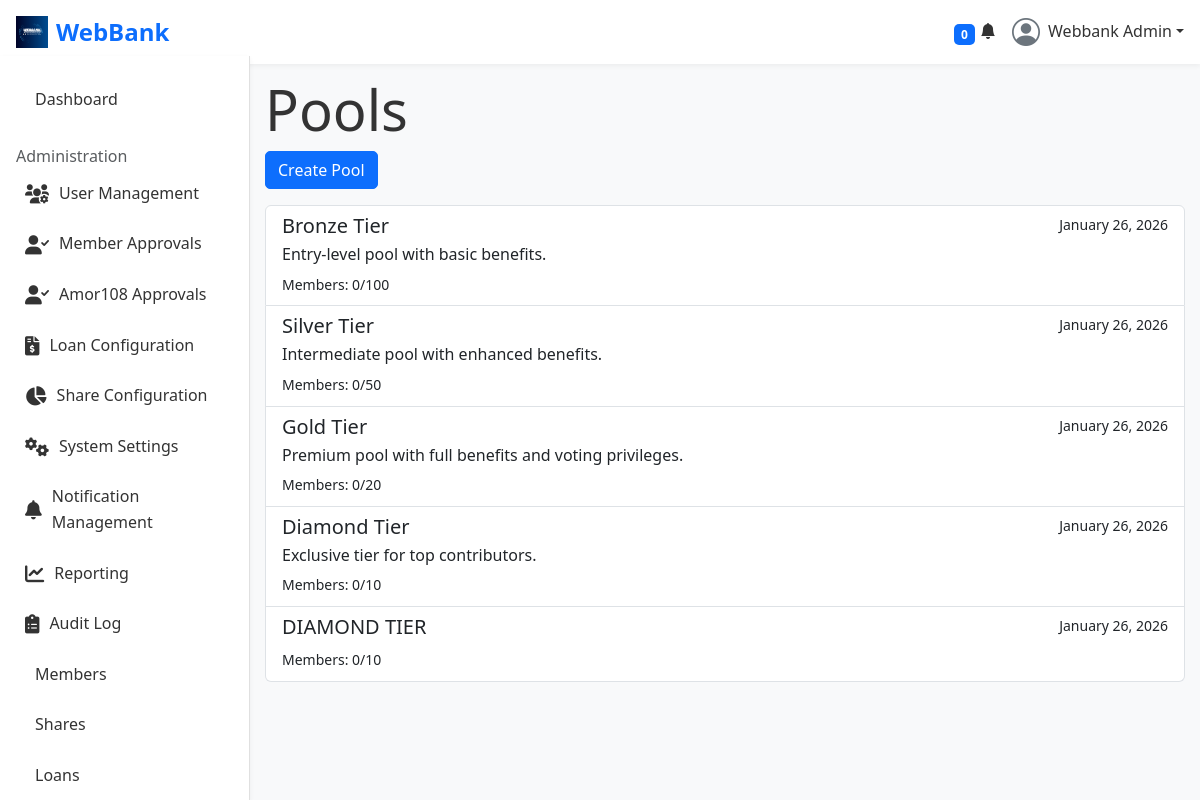
Page /pools/ (signed in) on the committed database.
### accounts/models.py (models this page shows, shortened)
class User(AbstractUser):
    USER_TYPES = (
        ('member', 'Member'),
        ('director', 'Director'),
        ('admin', 'System Admin'),
        ('guarantor', 'Guarantor'),
        ('founder', 'Founder'),
    )
    email = models.EmailField(unique=True) # Redefine email to make it unique
    USERNAME_FIELD = 'email'
    REQUIRED_FIELDS = ['first_name', 'last_name', 'phone_number']
    user_type = models.CharField(max_length=20, choices=USER_TYPES, default='member')
    phone_number = models.CharField(max_length=15, blank=True)
    residential_area = models.CharField(max_length=100, blank=True)
    address = models.TextField(blank=True)
    nationality = models.CharField(max_length=50, blank=True)
    id_number = models.CharField(max_length=20, blank=True)
    passport_no = models.CharField(max_length=20, blank=True)
    date_of_birth = models.DateField(null=True, blank=True)
    profile_picture = models.ImageField(upload_to='profiles/', null=True, blank=True)
    member_id = models.CharField(max_length=20, unique=True, null=True, blank=True)
    date_joined_sacco = models.DateField(null=True, blank=True)
    credit_score = models.IntegerField(default=750)
    is_verified = models.BooleanField(default=False)
    PROFILE_VISIBILITY_CHOICES = [
        ('private', 'Private'),
        ('public', 'Public'),
        ('only_me', 'Only Me'),
    ]
    profile_visibility = models.CharField(max_length=10, choices=PROFILE_VISIBILITY_CHOICES, default='private')
    two_factor_enabled = models.BooleanField(default=False) # Controls user preference for 2FA; full 2FA enforcement logic to be implemented separately.
    email_notifications = models.BooleanField(default=True)
    sms_notifications = models.BooleanField(default=False)
    loan_status_notifications = models.BooleanField(default=True)
    payment_reminders = models.BooleanField(default=True)
    share_dividend_notifications = models.BooleanField(default=True)
    system_maintenance_notifications = models.BooleanField(default=False)
    PREFERRED_LANGUAGE_CHOICES = [
        ('en', 'English'),
        ('es', 'Spanish'),
        ('fr', 'French'),
    ]
    preferred_language = models.CharField(max_length=5, choices=PREFERRED_LANGUAGE_CHOICES, default='en')
    PREFERRED_CURRENCY_CHOICES = [
        ('KES', 'KES (Ksh)'),
        ('USD', 'USD ($)'),
        ('EUR', 'EUR (€)'),
    ]
    preferred_currency = models.CharField(max_length=5, choices=PREFERRED_CURRENCY_CHOICES, default='KES')
    dark_mode_enabled = models.BooleanField(default=False)
    preferred_director = models.ForeignKey(
        'self',
        on_delete=models.SET_NULL,
        null=True,
        blank=True,
        related_name='preferred_members',
        limit_choices_to={'user_type': 'director'} # Filter choices to directors only
    )

### pools/models.py (models this page shows, shortened)
class Pool(models.Model):
    CONTRIBUTION_FREQUENCY_CHOICES = (
        ('DAILY', 'Daily'),
        ('MONTHLY', 'Monthly'),
    )
    name = models.CharField(max_length=100, unique=True)
    description = models.TextField(blank=True)
    contribution_amount = models.DecimalField(max_digits=10, decimal_places=2)
    contribution_frequency = models.CharField(max_length=10, choices=CONTRIBUTION_FREQUENCY_CHOICES)
    member_limit = models.PositiveIntegerField()
    is_active = models.BooleanField(default=True)
    is_locked = models.BooleanField(default=False, help_text="Automatically locked when member limit is reached.")
    creation_date = models.DateTimeField(auto_now_add=True)
    allow_guarantees = models.BooleanField(default=False, help_text="Allows members of this pool to guarantee loans.")
    guarantee_exposure_limit = models.DecimalField(
        max_digits=12,
        decimal_places=2,
        default=0.00,
        help_text="Maximum total amount a member can guarantee."
    )
    manager = models.ForeignKey(
        settings.AUTH_USER_MODEL,
        on_delete=models.SET_NULL,
        null=True,
        blank=True,
        related_name='managed_pools',
        limit_choices_to={'user_type__in': ['director', 'admin', 'founder']},
        help_text="The user responsible for managing this pool."
    )
    members = models.ManyToManyField(
        settings.AUTH_USER_MODEL,
        related_name='pools',
        blank=True
    )
    @property
    def member_count(self):
        return self.members.count()

### pools/views.py (the view)
# urls.py: path('', views.PoolListView.as_view(), name='pool_list'),
class PoolListView(Amor108MemberRequiredMixin, ListView):
    model = Pool
    template_name = 'pools/pool_list.html'
    context_object_name = 'pools'

### notifications/context_processors.py (called while the page is built)
def user_notifications(request):
    if request.user.is_authenticated:
        unread_count = Notification.objects.filter(user=request.user, is_read=False).count()
        recent_notifications = Notification.objects.filter(user=request.user).order_by('-created_at')[:5]
        all_notifications = Notification.objects.filter(user=request.user).order_by('-created_at') # All notifications
        return {
            'unread_notifications_count': unread_count,
            'recent_notifications': recent_notifications,
            'all_notifications': all_notifications, # Added all notifications
        }
    return {}

### pools/views.py (called while the page is built)
    def dispatch(self, request, *args, **kwargs):
        if not request.user.is_authenticated:
            return self.handle_no_permission()
        if request.user.is_staff:
            return super().dispatch(request, *args, **kwargs)
        if not hasattr(request.user, 'amor108_profile'):
            messages.error(request, "You need to complete your Amor108 profile to access pool features.")
            return redirect('amor108:profile_setup') # Assuming a profile setup URL
        return super().dispatch(request, *args, **kwargs)

### pools/templates/pools/pool_list.html
{% extends "base.html" %}
{% block content %}
  <h1>Pools</h1>
  <a href="{% url 'pools:pool_create' %}" class="btn btn-primary mb-3">Create Pool</a>
  <div class="list-group">
    {% for pool in pools %}
      <a href="{% url 'pools:pool_detail' pool.pk %}" class="list-group-item list-group-item-action">
        <div class="d-flex w-100 justify-content-between">
          <h5 class="mb-1">{{ pool.name }}</h5>
          <small>{{ pool.creation_date|date:"F d, Y" }}</small>
        </div>
        <p class="mb-1">{{ pool.description }}</p>
        <small>Members: {{ pool.member_count }}/{{ pool.member_limit }}</small>
      </a>
    {% empty %}
      <p>No pools have been created yet.</p>
    {% endfor %}
  </div>
{% endblock %}

### templates/base.html (shortened to what this page needs)
{% load static %}
<!DOCTYPE html>
<html lang="en">
<head>
  <link href="https://cdn.jsdelivr.net/npm/bootstrap@5.3.3/dist/css/bootstrap.min.css" rel="stylesheet">
  <link rel="stylesheet" href="https://cdnjs.cloudflare.com/ajax/libs/font-awesome/6.0.0-beta3/css/all.min.css">
  <link rel="stylesheet" href="{% static 'webbank/css/styles.css' %}">
  <link href='https://cdn.boxicons.com/fonts/basic/boxicons.min.css' rel='stylesheet'>
  <link href="https://cdn.jsdelivr.net/npm/bootstrap-icons@1.10.5/font/bootstrap-icons.css" rel="stylesheet">
</head>
<body>
  <nav class="navbar navbar-expand-lg navbar-light bg-light fixed-top px-3">
      <div class="d-flex align-items-center">
          <a class="navbar-brand d-flex align-items-center" href="{% url 'index' %}">
              <img src="{% static 'webbank/images/webbank.png' %}" alt="WebBank Logo" height="32" class="me-2">
              <span class="fw-bold text-primary">WebBank</span>
          </a>
      </div>
      <div class="ms-auto d-flex align-items-center">
          <li class="nav-item dropdown list-unstyled">
              <a class="nav-link nav-icon" href="#" data-bs-toggle="dropdown">
                  <i class="bi bi-bell-fill"></i>
                  <span class="badge bg-primary badge-number me-3">{{ unread_notifications_count|default:0 }}</span>
              </a>
          </li>
          <li class="nav-item dropdown ps-3 list-unstyled">
              <a class="nav-link nav-profile d-flex align-items-center pe-0" href="#" data-bs-toggle="dropdown">
                  {% if user.profile_picture %}
                  <img src="{{ user.profile_picture.url }}" alt="Profile" class="rounded-circle" width="32" height="32">
                  {% else %}
                  <i class="bi bi-person-circle fs-3 text-secondary"></i>
                  {% endif %}
                  <span class="d-none d-md-block dropdown-toggle ps-2">{{ user.get_full_name|default:user.username }}</span>
              </a>
          </li>
      </div>
  </nav>
  <div class="sidebar" id="sidebar">
      {% if user.is_authenticated %}
    {% if user.user_type == 'founder' %}
        <a href="{% url 'admin_panel:founder_dashboard' %}" class="nav-link {% if request.resolver_match.url_name == 'founder_dashboard' %}active{% endif %}">
            <i class='bx bxs-dashboard'></i> Dashboard
        </a>
    {% elif user.user_type == 'admin' %}
        <a href="{% url 'admin_panel:admin_dashboard' %}" class="nav-link {% if request.resolver_match.url_name == 'admin_dashboard' %}active{% endif %}">
             Dashboard
        </a>
    {% else %}
        <a href="{% url 'dashboard:main_dashboard' %}" class="nav-link {% if request.resolver_match.url_name == 'main_dashboard' %}active{% endif %}">
            <i class='bx bxs-dashboard'></i> Dashboard
        </a>
    {% endif %}
      {% if not is_amor108_dashboard %}
      {% if user.user_type == 'founder' or user.user_type == 'admin' %}
      <h6 class="sidebar-heading d-flex justify-content-between align-items-center px-3 mt-4 mb-1 text-muted">
          <span>Administration</span>
      </h6>
      <a href="{% url 'admin_panel:user_list' %}" class="nav-link {% if 'user_' in request.resolver_match.view_name %}active{% endif %}">
          <i class='fas fa-users-cog'></i> User Management
      </a>
      <a href="{% url 'admin_panel:pending_members' %}" class="nav-link {% if 'pending_members' in request.resolver_match.view_name %}active{% endif %}">
          <i class='fas fa-user-check'></i> Member Approvals
      </a>
      <a href="{% url 'admin_panel:pending_amor108_members' %}" class="nav-link {% if 'pending_amor108_members' in request.resolver_match.view_name %}active{% endif %}">
          <i class='fas fa-user-check'></i> Amor108 Approvals
      </a>
      <a href="{% url 'admin_panel:loan_config_panel' %}" class="nav-link {% if 'loan_config' in request.resolver_match.view_name or 'loan_type' in request.resolver_match.view_name %}active{% endif %}">
          <i class='fas fa-file-invoice-dollar'></i> Loan Configuration
      </a>
      <a href="{% url 'admin_panel:share_config_panel' %}" class="nav-link {% if 'share_config' in request.resolver_match.view_name %}active{% endif %}">
          <i class='fas fa-chart-pie'></i> Share Configuration
      </a>
      <a href="{% url 'admin_panel:system_config_panel' %}" class="nav-link {% if 'system_config' in request.resolver_match.view_name %}active{% endif %}">
          <i class='fas fa-cogs'></i> System Settings
      </a>
      <a href="{% url 'admin_panel:notification_settings_panel' %}" class="nav-link {% if 'notification_' in request.resolver_match.view_name %}active{% endif %}">
          <i class='fas fa-bell'></i> Notification Management
      </a>
      <a href="{% url 'admin_panel:reporting_dashboard' %}" class="nav-link {% if 'report' in request.resolver_match.view_name %}active{% endif %}">
          <i class='fas fa-chart-line'></i> Reporting
      </a>
      <a href="{% url 'admin_panel:audit_log_list' %}" class="nav-link {% if 'audit_log' in request.resolver_match.view_name %}active{% endif %}">
          <i class='fas fa-clipboard-list'></i> Audit Log
      </a>
      {% endif %}
      {% if user.user_type == 'admin' %}
      <a href="{% url 'members:members_dashboard' %}" class="nav-link {% if request.resolver_match.url_name == 'members_dashboard' %}active{% endif %}">
           Members
      </a>
      {% endif %}
      <a href="{% url 'shares:shares_dashboard' %}" class="nav-link {% if request.resolver_match.url_name == 'shares_dashboard' %}active{% endif %}">
           Shares
      </a>
      <a href="{% url 'loans:loans_dashboard' %}" class="nav-link {% if request.resolver_match.url_name == 'loans_dashboard' %}active{% endif %}">
           Loans
      </a>
      {% endif %}
      {% endif %}
  </div>
  <div class="content main-content">
      {% block content %}
      {% endblock %}
  </div>
</body>
</html>

### static/webbank/css/styles.css (style rules this page uses)
:root { --primary-color: #0d6efd; --secondary-color: #6c757d; --success-color: #198754; --info-color: #0dcaf0; --warning-color: #ffc107; --danger-color: #dc3545; --light-color: #f8f9fa; --dark-color: #212529; --bg-light-gray: #f8f9fa; --text-dark: #333; --text-muted: #6c757d; --border-color: #e0e0e0; --shadow-sm: 0 2px 5px rgba(0, 0, 0, 0.05); --shadow-md: 0 5px 15px rgba(0, 0, 0, 0.1); --border-radius-sm: 5px; --border-radius-md: 10px; --border-radius-lg: 15px; --transition-speed: 0.3s; }
*, *::before, *::after { box-sizing: border-box; padding: 0; margin: 0; }
html { scroll-behavior: smooth; }
body { font-family: 'Segoe UI', Roboto, 'Helvetica Neue', Arial, sans-serif; line-height: 1.6; color: var(--text-dark); background-color: var(--bg-light-gray); padding-top: 56px; }
a { text-decoration: none; color: var(--primary-color); transition: color var(--transition-speed) ease, background-color var(--transition-speed) ease; }
.btn { transition: all var(--transition-speed) ease; border-radius: var(--border-radius-sm); }
h1 { font-size: 2.5rem; }
h5 { font-size: 1.25rem; }
h6 { font-size: 1rem; }
@media (min-width: 768px) { h1 { font-size: 3rem; } }
@media (min-width: 992px) { h1 { font-size: 3.5rem; } }
.navbar { box-shadow: var(--shadow-sm); background-color: white !important; }
.navbar-brand { font-weight: 700; font-size: 1.5rem; color: var(--dark-color) !important; }
.navbar-brand .text-primary { color: var(--primary-color) !important; }
.navbar .badge { position: absolute; top: 5px; right: 5px; padding: 0.35em 0.6em; font-size: 0.75em; line-height: 1; border-radius: var(--border-radius-sm); }
.sidebar { position: fixed; top: 56px; left: 0; height: calc(100% - 56px); width: 250px; background-color: white; border-right: 1px solid var(--border-color); transform: translateX(-100%); transition: transform var(--transition-speed) ease-in-out, width var(--transition-speed) ease-in-out; z-index: 1030; padding-top: 1rem; box-shadow: var(--shadow-sm); }
.sidebar .nav-link { color: var(--text-dark); padding: 10px 15px; display: flex; align-items: center; border-radius: var(--border-radius-sm); margin: 5px 10px; transition: background-color 0.2s ease, color 0.2s ease; }
.sidebar .nav-link i { margin-right: 10px; font-size: 1.2rem; }
.content { margin-left: 0; padding: 20px; transition: margin-left var(--transition-speed) ease-in-out; min-height: calc(100vh - 56px); }
@media (min-width: 992px) { .sidebar { transform: translateX(0); width: 250px; } }
@media (min-width: 992px) { .content { margin-left: 250px; } }
.main-content { padding-left: 15px; padding-right: 15px; }
@media (min-width: 992px) { .share-container, .main-content { max-width: calc(100% - 250px); } }

### rows in the picture
User: get_full_name "Webbank Admin"
Pool: name "Bronze Tier", creation_date "January 26, 2026", description "Entry-level pool with basic benefits.", member_count "0", member_limit "100"
Pool: name "Silver Tier", creation_date "January 26, 2026", description "Intermediate pool with enhanced benefits.", member_count "0", member_limit "50"
Pool: name "Gold Tier", creation_date "January 26, 2026", description "Premium pool with full benefits and voting privileges.", member_count "0", member_limit "20"
Pool: name "Diamond Tier", creation_date "January 26, 2026", description "Exclusive tier for top contributors.", member_count "0", member_limit "10"
Pool: name "DIAMOND TIER", creation_date "January 26, 2026", member_count "0", member_limit "10"

### other values in the picture
{{ unread_notifications_count|default:0 }} "0"
